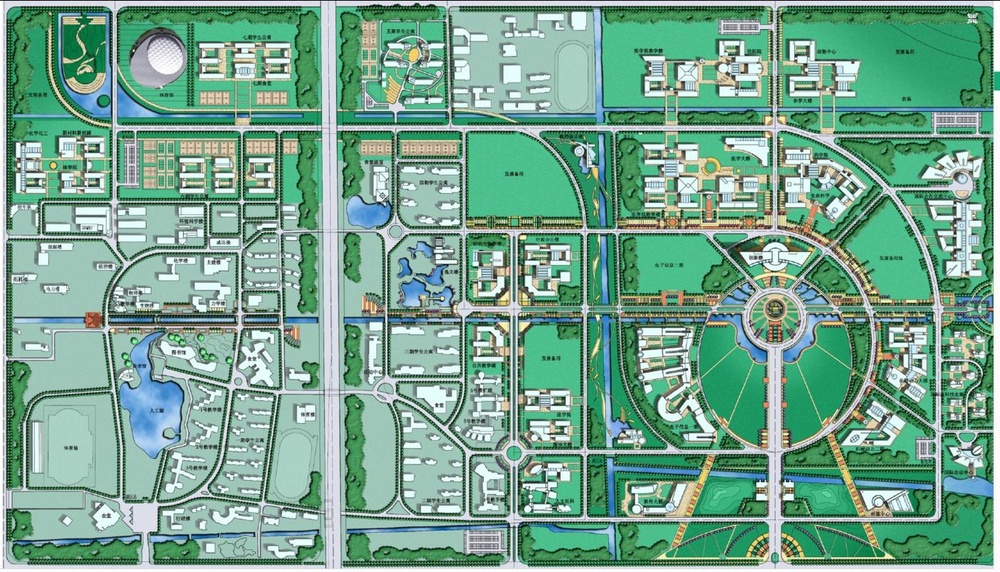
#> input picture MapForUI.jpg, 1000 x 572 px, shrunk from 1404 x 803 before the run
$ python extract_road_model_from_marked_map.py
#> lines starting #> are read from the running program, lines starting #| are printed output that depends on the picture; after the words box and inside, x2 and y2 are one past the last pixel; in counts of white or black regions, pixels touching at a corner belong together
from pathlib import Path
import math

import numpy as np
from PIL import Image, ImageDraw
from scipy.ndimage import distance_transform_edt
from skimage.measure import label
from skimage.morphology import closing, disk, skeletonize


ROOT = Path(__file__).resolve().parents[1]
BASE_MAP = ROOT / "MapForUI.jpg"
OUT_DIR = ROOT / "docs" / "road_rework"
GREEN_MARKED_MAP = OUT_DIR / "MapForUI-road-width-green.jpg"
MARKED_MAP = GREEN_MARKED_MAP if GREEN_MARKED_MAP.exists() else next(ROOT.glob("MapForUI-*.jpg"))
OUT_M = ROOT / "RoadModelDataPx.m"
OUT_MASK = OUT_DIR / "extracted_road_mask.png"
OUT_SKELETON = OUT_DIR / "extracted_road_skeleton.png"
OUT_VECTOR = OUT_DIR / "extracted_road_vector.png"
OUT_CORRIDOR = OUT_DIR / "extracted_road_corridor.png"

SIMPLIFY_EPS_PX = 1.8
MIN_COMPONENT_PIXELS = 20
MIN_POLYLINE_LENGTH_PX = 8
MIN_ROAD_WIDTH_PX = 7
MAX_ROAD_WIDTH_PX = 46


def remove_small_components(mask, min_pixels):
    labeled = label(mask, connectivity=2)
    keep = np.zeros_like(mask, dtype=bool)
    for component_id in range(1, labeled.max() + 1):
        component = labeled == component_id
        if component.sum() >= min_pixels:
            keep |= component
    return keep


def green_marker_mask(base_img, marked_img):
    base = np.asarray(base_img.convert("RGB")).astype(np.int16)
    marked = np.asarray(marked_img.convert("RGB")).astype(np.int16)
    diff = marked - base
    r = marked[:, :, 0]
    g = marked[:, :, 1]
    b = marked[:, :, 2]
    changed = np.abs(diff).sum(axis=2) > 28
    saturated_green = (g > 145) & ((g - r) > 45) & ((g - b) > 40)
    compressed_green = (g > 190) & ((g - r) > 30) & ((g - b) > 28)
    mask = (saturated_green | compressed_green) & (changed | (g > 220))

    padded = np.pad(mask, 1, mode="constant")
    count = np.zeros_like(mask, dtype=np.int16)
    for dy in (-1, 0, 1):
        for dx in (-1, 0, 1):
            count += padded[1 + dy : 1 + dy + mask.shape[0], 1 + dx : 1 + dx + mask.shape[1]]
    mask = mask & (count >= 2)
    mask = closing(mask, disk(2))
    mask = remove_small_components(mask, 40)
    return mask


# [20 lines left out: function red_marker_mask, not called in this run]


def marker_mask(base_img, marked_img):
    green = green_marker_mask(base_img, marked_img)
    if int(green.sum()) > 1000:
        return green, "green_width"
    return red_marker_mask(base_img, marked_img), "red_centerline"


def keep_large_skeleton_components(skeleton):
    labeled = label(skeleton, connectivity=2)
    keep = np.zeros_like(skeleton, dtype=bool)
    for component_id in range(1, labeled.max() + 1):
        component = labeled == component_id
        if component.sum() >= MIN_COMPONENT_PIXELS:
            keep |= component
    return keep


def neighbors(point, point_set):
    y, x = point
    result = []
    for dy in (-1, 0, 1):
        for dx in (-1, 0, 1):
            if dy == 0 and dx == 0:
                continue
            candidate = (y + dy, x + dx)
            if candidate in point_set:
                result.append(candidate)
    return result


def edge_key(a, b):
    return (a, b) if a <= b else (b, a)


def trace_skeleton_paths(skeleton):
    point_set = set(map(tuple, np.argwhere(skeleton)))
    neighbor_map = {point: neighbors(point, point_set) for point in point_set}
    degree = {point: len(neighbor_map[point]) for point in point_set}
    critical = {point for point, value in degree.items() if value != 2}
    visited = set()
    paths = []

    def seen(a, b):
        return edge_key(a, b) in visited

    def mark(a, b):
        visited.add(edge_key(a, b))

    for start in list(critical):
        for nb in neighbor_map[start]:
            if seen(start, nb):
                continue
            path = [start, nb]
            mark(start, nb)
            prev = start
            current = nb
            while current not in critical:
                candidates = [point for point in neighbor_map[current] if point != prev]
                if not candidates:
                    break
                nxt = None
                for point in candidates:
                    if not seen(current, point):
                        nxt = point
                        break
                if nxt is None:
                    break
                path.append(nxt)
                mark(current, nxt)
                prev = current
                current = nxt
            paths.append(path)

    for start in list(point_set):
        for nb in neighbor_map[start]:
            if seen(start, nb):
                continue
            path = [start, nb]
            mark(start, nb)
            prev = start
            current = nb
            while current != start:
                candidates = [point for point in neighbor_map[current] if point != prev]
                if not candidates:
                    break
                nxt = None
                for point in candidates:
                    if not seen(current, point):
                        nxt = point
                        break
                if nxt is None:
                    break
                path.append(nxt)
                mark(current, nxt)
                prev = current
                current = nxt
            paths.append(path)
    return paths


def distance(a, b):
    return math.hypot(a[0] - b[0], a[1] - b[1])


def point_line_distance(point, a, b):
    ax, ay = a
    bx, by = b
    px, py = point
    dx = bx - ax
    dy = by - ay
    den = dx * dx + dy * dy
    if den == 0:
        return distance(point, a)
    t = ((px - ax) * dx + (py - ay) * dy) / den
    if t < 0:
        q = a
    elif t > 1:
        q = b
    else:
        q = (ax + t * dx, ay + t * dy)
    return distance(point, q)


def rdp(points, epsilon):
    if len(points) <= 2:
        return points
    a = points[0]
    b = points[-1]
    max_distance = -1
    index = -1
    for i in range(1, len(points) - 1):
        value = point_line_distance(points[i], a, b)
        if value > max_distance:
            max_distance = value
            index = i
    if max_distance > epsilon:
        left = rdp(points[: index + 1], epsilon)
        right = rdp(points[index:], epsilon)
        return left[:-1] + right
    return [a, b]


def path_length(points):
    total = 0
    for i in range(1, len(points)):
        total += distance(points[i - 1], points[i])
    return total


def estimate_segment_width(radius_map, p1, p2):
    samples = max(3, int(distance(p1, p2) / 2))
    radii = []
    height, width = radius_map.shape
    for i in range(samples):
        t = 0 if samples == 1 else i / (samples - 1)
        x = p1[0] + (p2[0] - p1[0]) * t
        y = p1[1] + (p2[1] - p1[1]) * t
        col = int(round(x))
        row = int(round(y))
        if 0 <= row < height and 0 <= col < width:
            value = radius_map[row, col]
            if value > 0:
                radii.append(float(value))
    if not radii:
        return MIN_ROAD_WIDTH_PX
    width_px = 2 * float(np.percentile(radii, 60)) + 1.5
    width_px = max(MIN_ROAD_WIDTH_PX, min(MAX_ROAD_WIDTH_PX, width_px))
    return round(width_px, 1)


def vectorize_skeleton(skeleton, radius_map):
    road_segments = []
    raw_polylines = 0
    for path in trace_skeleton_paths(skeleton):
        points = [(float(x), float(y)) for y, x in path]
        cleaned = []
        for point in points:
            if not cleaned or distance(cleaned[-1], point) > 0.1:
                cleaned.append(point)
        if len(cleaned) < 2 or path_length(cleaned) < MIN_POLYLINE_LENGTH_PX:
            continue
        simplified = rdp(cleaned, SIMPLIFY_EPS_PX)
        if len(simplified) < 2 or path_length(simplified) < MIN_POLYLINE_LENGTH_PX:
            continue
        raw_polylines += 1
        for i in range(1, len(simplified)):
            p1 = simplified[i - 1]
            p2 = simplified[i]
            if distance(p1, p2) < MIN_POLYLINE_LENGTH_PX:
                continue
            road_segments.append((p1, p2, estimate_segment_width(radius_map, p1, p2)))
    road_segments.sort(
        key=lambda item: (
            round(min(item[0][1], item[1][1]) / 10),
            round(min(item[0][0], item[1][0]) / 10),
            -distance(item[0], item[1]),
        )
    )
    return road_segments, raw_polylines


def format_number(value):
    return f"{value:.1f}".rstrip("0").rstrip(".")


def write_matlab_data(road_segments, marker_mode):
    with OUT_M.open("w", encoding="ascii", newline="\n") as handle:
        handle.write("function segPx = RoadModelDataPx()\n")
        handle.write("%ROADMODELDATAPX Road corridor model extracted from the marked map.\n")
        handle.write("% Each row is [x1 y1 x2 y2 widthPx] in image pixel coordinates.\n")
        handle.write(f"% Generated offline from a {marker_mode} marker map; runtime uses only this MATLAB data.\n")
        handle.write("segPx = [];\n")
        for idx, (p1, p2, width_px) in enumerate(road_segments, 1):
            xs = f"{format_number(p1[0])} {format_number(p2[0])}"
            ys = f"{format_number(p1[1])} {format_number(p2[1])}"
            handle.write(
                f"segPx = appendRoadPolyline(segPx, [{xs}], [{ys}], {format_number(width_px)}); "
                f"% extracted_{idx:03d}\n"
            )
        handle.write("end\n\n")
        handle.write("function segPx = appendRoadPolyline(segPx, xs, ys, widthPx)\n")
        handle.write("for k = 1:(length(xs) - 1)\n")
        handle.write("    segPx(end + 1, :) = [xs(k) ys(k) xs(k + 1) ys(k + 1) widthPx];\n")
        handle.write("end\n")
        handle.write("end\n")


def write_review_images(base_img, mask, skeleton, road_segments):
    OUT_DIR.mkdir(parents=True, exist_ok=True)
    mask_img = Image.new("RGB", (mask.shape[1], mask.shape[0]), "white")
    mask_arr = np.array(mask_img)
    mask_arr[mask] = [0, 255, 0]
    Image.fromarray(mask_arr).save(OUT_MASK)

    skeleton_layer = Image.new("RGBA", base_img.size, (0, 0, 0, 0))
    skeleton_arr = np.array(skeleton_layer)
    skeleton_arr[skeleton] = [0, 90, 255, 230]
    Image.alpha_composite(base_img.convert("RGBA"), Image.fromarray(skeleton_arr)).convert("RGB").save(OUT_SKELETON)

    vector_layer = Image.new("RGBA", base_img.size, (0, 0, 0, 0))
    draw = ImageDraw.Draw(vector_layer)
    for p1, p2, _ in road_segments:
        draw.line([p1, p2], fill=(0, 80, 255, 230), width=2)
    Image.alpha_composite(base_img.convert("RGBA"), vector_layer).convert("RGB").save(OUT_VECTOR)

    corridor_layer = Image.new("RGBA", base_img.size, (0, 0, 0, 0))
    corridor_draw = ImageDraw.Draw(corridor_layer)
    for p1, p2, width_px in road_segments:
        corridor_draw.line([p1, p2], fill=(0, 100, 255, 160), width=max(1, int(round(width_px))))
    Image.alpha_composite(base_img.convert("RGBA"), corridor_layer).convert("RGB").save(OUT_CORRIDOR)


def main():
    base_img = Image.open(BASE_MAP)
#> base_img is the input picture: PIL image 1000x572 RGB; mean R, G, B 117.9, 164.8, 143.3
    marked_img = Image.open(MARKED_MAP)
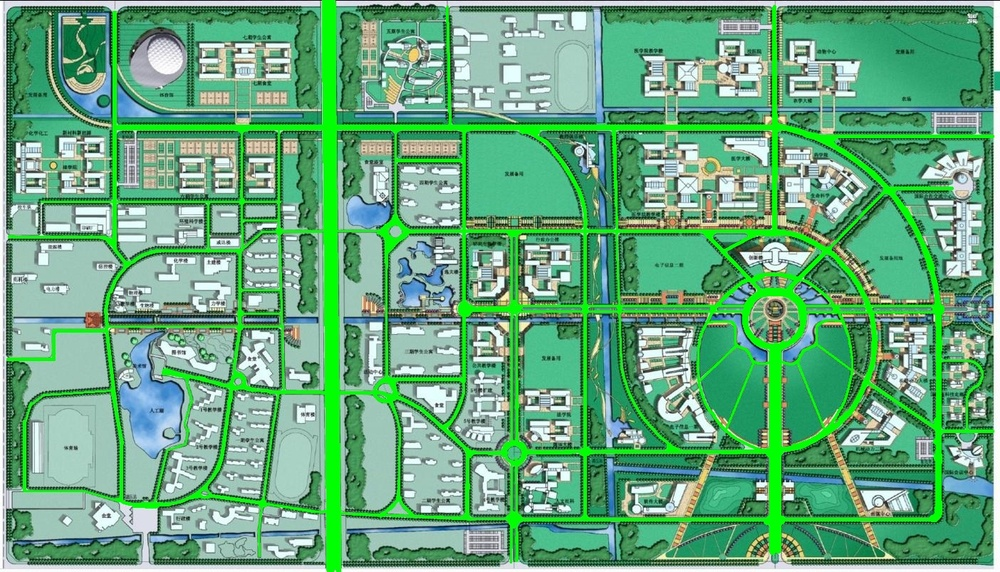
#> input picture docs/road_rework/MapForUI-road-width-green.jpg, 1000 x 572 px, shrunk from 1404 x 803 before the run
#> marked_img is the input picture: PIL image 1000x572 RGB; mean R, G, B 102.4, 170.4, 126.5
    mask, marker_mode = marker_mask(base_img, marked_img)
#> in green_marker_mask, `b = marked[:, :, 2]`:
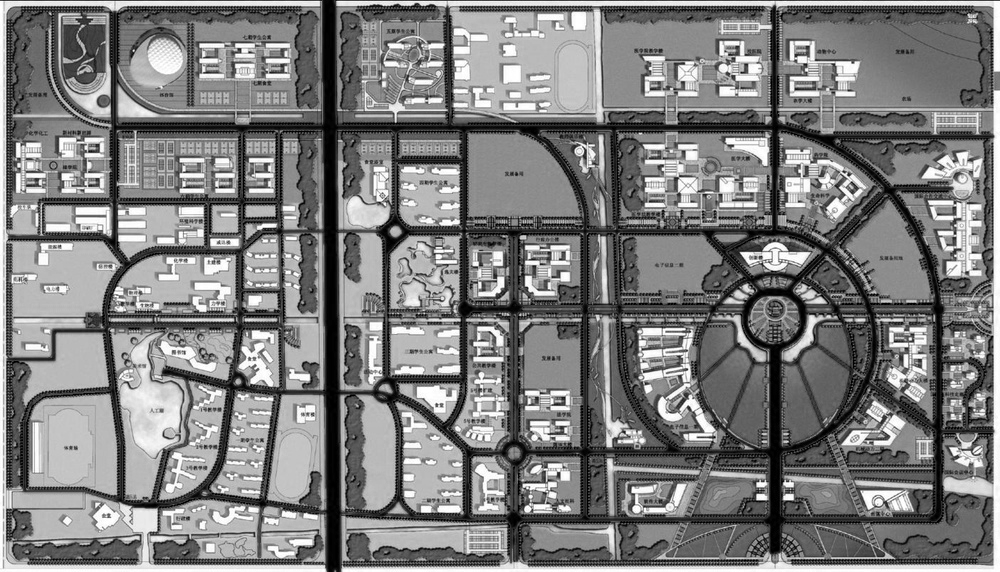
#> b: shape (572, 1000) int16; min 0, max 255, mean 126.5
#> in green_marker_mask, `changed = np.abs(diff).sum(axis=2) > 28`:
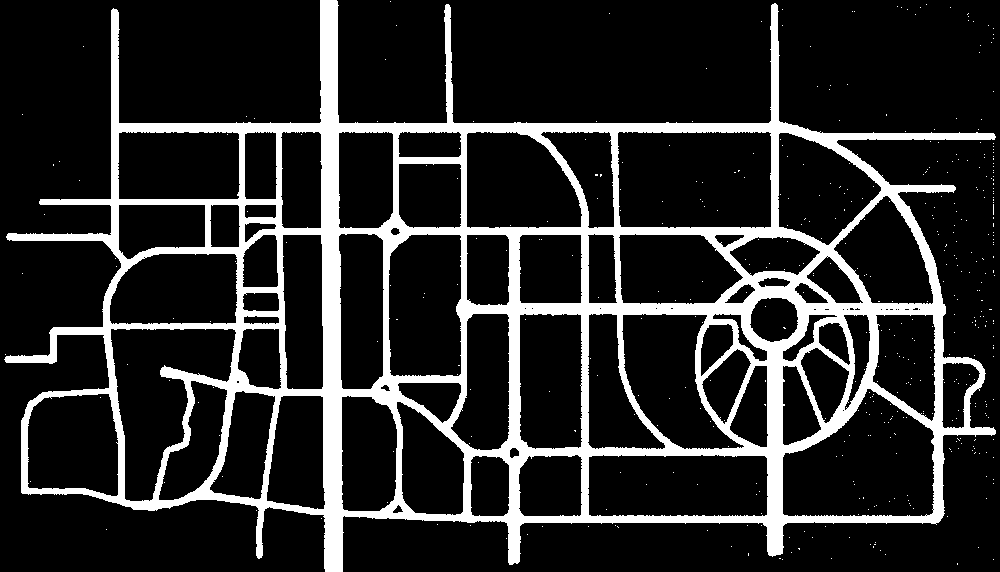
#> changed: shape (572, 1000) bool; 16.3% white; 458 white regions (457 under 20 px), largest, box (x1, y1, x2, y2) and area: (4, 0, 996, 572) 92828
#> marker_mode = 'green_width'
    radius_map = distance_transform_edt(mask)
    skeleton = keep_large_skeleton_components(skeletonize(mask))
#> in keep_large_skeleton_components, `labeled = label(skeleton, connectivity=2)`:
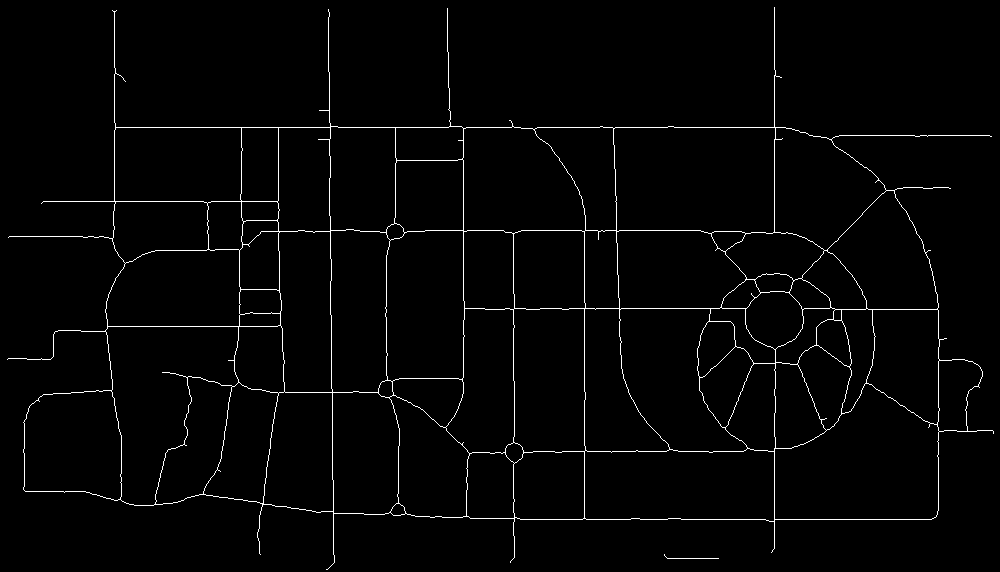
#> skeleton: shape (572, 1000) bool; 2% white in thin lines or dots
    road_segments, polylines = vectorize_skeleton(skeleton, radius_map)
#> in trace_skeleton_paths, `point_set = set(map(tuple, np.argwhere(skeleton)))`: point_set = 11158 items
#> in neighbors, `y, x = point`: y = 473; x = 332
#> the loop in vectorize_skeleton, `for path in trace_skeleton_paths(skeleton):` made 877 passes
#> path on passes 1, 2, 5: [(360, 940), (359, 939)], [(360, 940), (360, 939)], [(138, 775), (139, 774)]
    write_matlab_data(road_segments, marker_mode)
#> the loop in write_matlab_data, `for idx, (p1, p2, width_px) in enumerate(road_segments, 1):` made 302 passes
#> (p1, p2, width_px) on passes 1 to 3: ((115, 72), (114, 12), 7.5), ((328, 9), (329, 109), 19.5), ((450, 125), (447, 8), 7)
    write_review_images(base_img, mask, skeleton, road_segments)
#> in write_review_images, `mask_arr[mask] = [0, 255, 0]`:
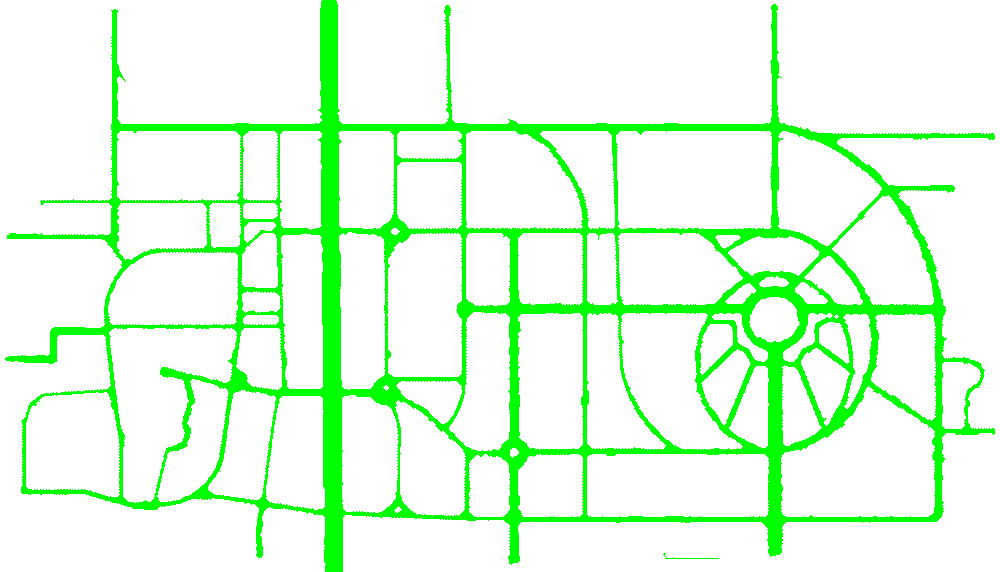
#> mask_arr: shape (572, 1000, 3); mean R, G, B 223.1, 255, 223.1
#> in write_review_images, `skeleton_arr[skeleton] = [0, 90, 255, 230]`:
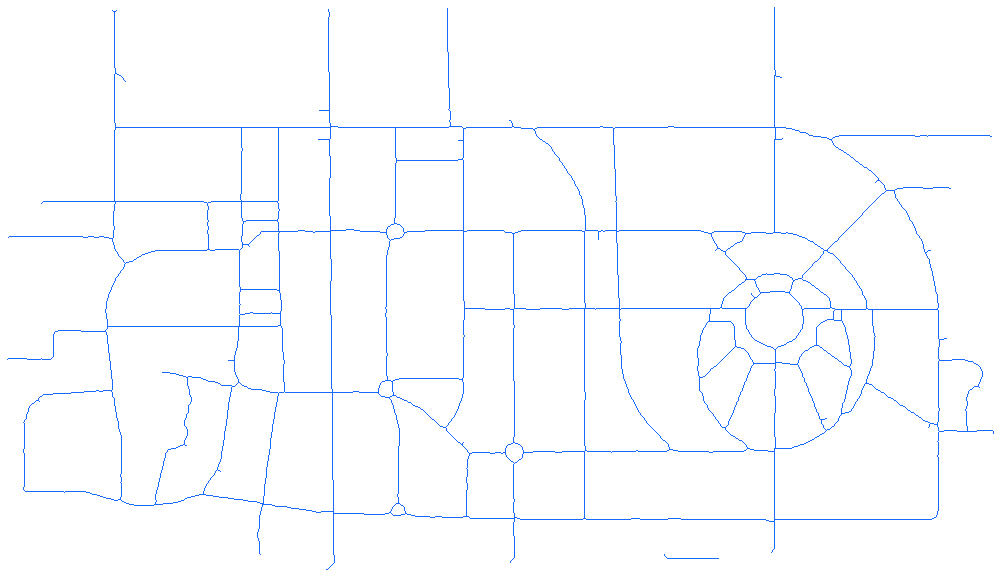
#> skeleton_arr: shape (572, 1000, 4); mean R, G, B, A 0, 1.8, 5, 4.5; transparent parts drawn white
#> the loop in write_review_images, `for p1, p2, _ in road_segments:` made 302 passes
#> (p1, p2) on passes 1 to 3: ((115, 72), (114, 12)), ((328, 9), (329, 109)), ((450, 125), (447, 8))
#> the loop in write_review_images, `for p1, p2, width_px in road_segments:` made 302 passes
#> in write_review_images, `Image.alpha_composite(base_img.convert("RGBA"), corridor_layer).conver..`:
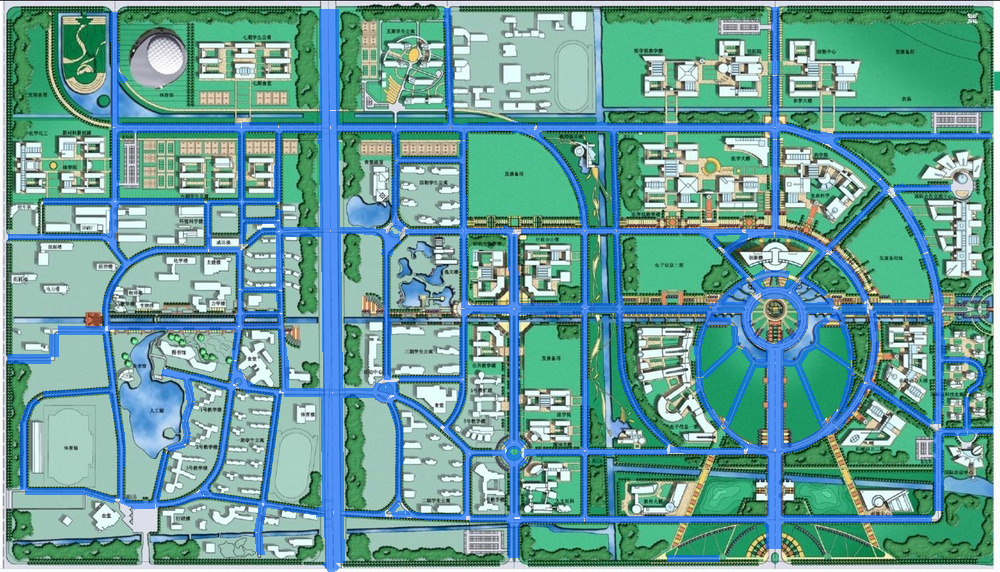
#> saved as extracted_road_corridor.png: PIL image 1000x572 RGB; mean R, G, B 104.5, 159, 153.6
    widths = [item[2] for item in road_segments]
    print(f"marked_map={MARKED_MAP.name}")
    print(f"marker_mode={marker_mode}")
#| marker_mode=green_width
    print(f"mask_pixels={int(mask.sum())}")
#| mask_pixels=71465
    print(f"skeleton_pixels={int(skeleton.sum())}")
#| skeleton_pixels=11158
    print(f"polylines={polylines}")
#| polylines=211
    print(f"segments={len(road_segments)}")
#| segments=302
    if widths:
        print(f"width_px_min={min(widths):.1f}")
#| width_px_min=7.0
        print(f"width_px_median={float(np.median(widths)):.1f}")
#| width_px_median=7.5
        print(f"width_px_max={max(widths):.1f}")
#| width_px_max=21.5
    print(f"out={OUT_M}")


if __name__ == "__main__":
    main()
